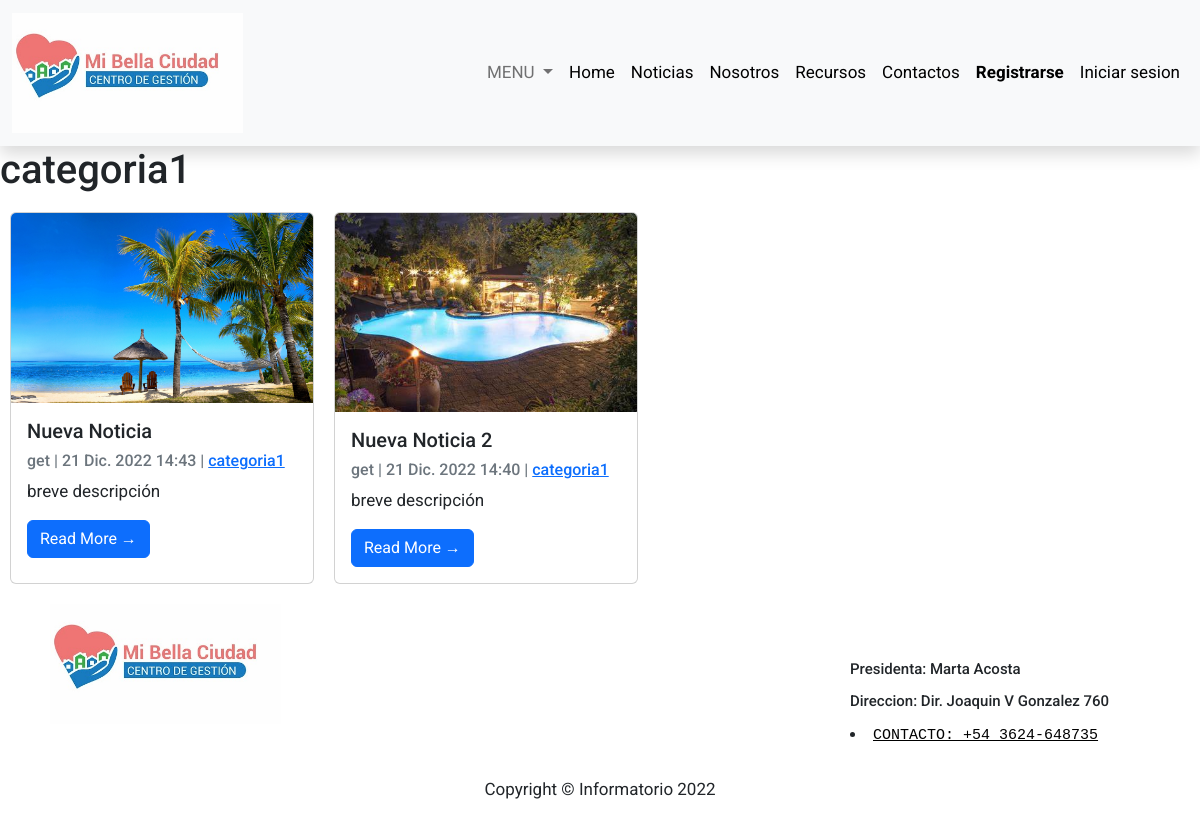
The page /category/categoria1/ on the database its author committed.
### blog/models.py (models this page shows, shortened)
class Publicación(models.Model):
    STATUS = (
        ('draft',"Draft"),
        ('publish',"Publish")
    )
    title = models.CharField(max_length=200)
    slug = models.SlugField(max_length=200, null=False, unique=True, unique_for_date='created_on')
    author = models.ForeignKey(User, on_delete= models.PROTECT, related_name='comment_pots')
    category = models.ForeignKey(Category, related_name='post',blank=False, null=False,default=Category, on_delete=models.SET_DEFAULT)
    excerpt = models.CharField(max_length=300, null=True)
    image = models.ImageField(upload_to='static/img/post_feature/', blank=True, null=True)
    content = models.TextField()
    created_on = models.DateTimeField(auto_now_add=True)
    updated_at = models.DateTimeField(auto_now=True)
    status = models.CharField(max_length=10, choices=STATUS, default='draft')
    class Meta:
        ordering = ['-created_on']

class Category(models.Model):
    name = models.CharField(max_length=150)# db_index = True
    slug = models.SlugField(max_length=150, unique=True)# db_index = True
    description = models.CharField(max_length=500, blank=True, null=True)
    created_at = models.DateTimeField(auto_now_add=True)#auto_now=True
    class Meta:
        unique_together = ('slug',)
        verbose_name_plural = "categories"
    def __str__(self):
        return self.name

### blog/views.py (the view)
# urls.py: path('category/<str:cats>/', views.CategoryView, name='categorys_url'),
def CategoryView(request, cats):
    template_name = 'category.html'
    category_post = Publicación.objects.filter(category__slug=cats, status='publish')
    context = {'category': cats, 'category_post': category_post}
    return render(request, template_name, context)

### Templates/category.html (shortened to what this page needs)
{% extends 'base.html' %}
{% block content %}
<h1>{{category}}</h1>
{% if category_post %}
	<div style="display: flex; flex-direction: row; flex-wrap: wrap">
	  {% for post in category_post %}
	  <div class="card" style="width: 19rem; margin: 10px">
	    <a href="{% url 'post_detail' post.slug %}"><img src="/{{ post.image }}" class="card-img-top" /> </a>
	    <div class="card-body">
	      <div style="display: flex; flex-direction: row">
	        <h5 class="card-title">{{ post.title }}</h5>
	      </div>
	      <p class="card-text text-muted h6">{{ post.author }} | {{ post.created_on}} | <a href="{% url 'categorys_url' post.category.slug %}"> {{post.category}} </a></p>
	        <p class="card-text">{{ post.excerpt }}</p>
	        <a href="{% url 'post_detail' post.slug %}" class="btn btn-primary">Read More &rarr;</a>
	    </div>
	  </div>
	  {% endfor %}
	</div>
{% else %}
	<h1>Esta categoria no funca 404</h1>
{% endif %}
{% endblock content %}

### static/style.css (style rules this page uses)
* { border: 0; box-sizing: border-box; margin: 0; padding: 0; }
body { font-family: "Roboto", sans-serif; font-size: 17px; }

### rows shown on the page
Publicación: image (picture), title "Nueva Noticia", author "get", created_on "21 Dic. 2022 14:43", category "categoria1", excerpt "breve descripción"
Publicación: image (picture), title "Nueva Noticia 2", author "get", created_on "21 Dic. 2022 14:40", category "categoria1", excerpt "breve descripción"

### other values the page prints
{{ category }} "categoria1"
